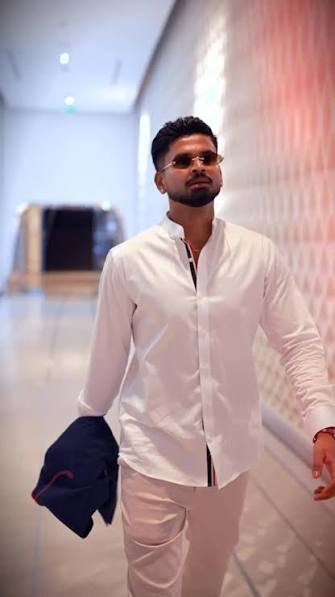
#> input picture exp-18/images.jpg, 335 x 597 px
$ python code.py   (older library calls are emulated)
#> lines starting #> are read from the running program, lines starting #| are printed output that depends on the picture
import cv2

img = cv2.imread("images.jpg", 0)
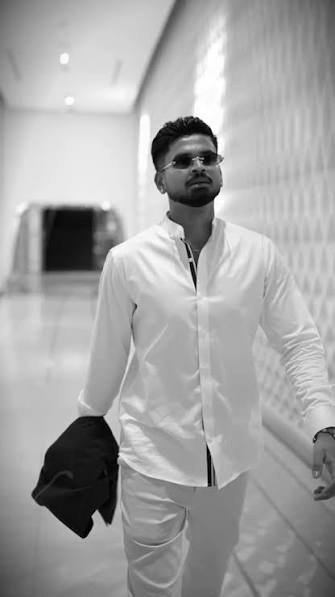
#> img: shape (597, 335); min 0, max 255, mean 164.2

sobel_y = cv2.Sobel(img, cv2.CV_64F, 0, 1, ksize=3)
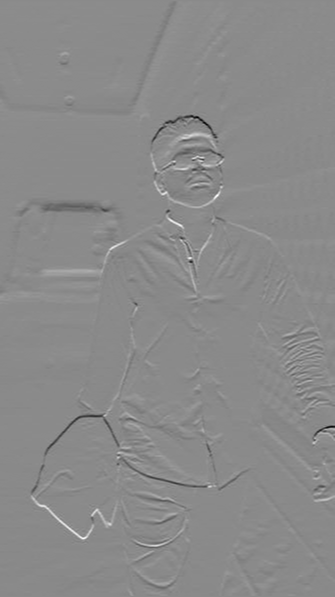
#> sobel_y: shape (597, 335) float64; min -798, max 671, mean -0.4; drawn with min black and max white
sobel_y = cv2.convertScaleAbs(sobel_y)
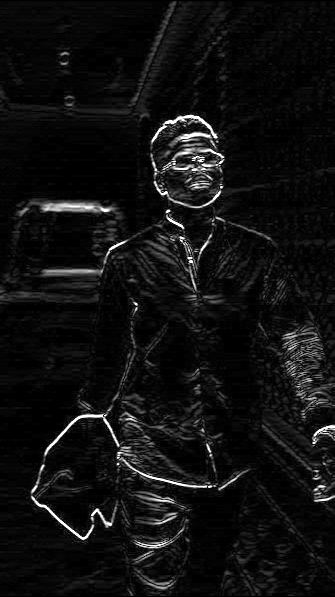
#> sobel_y: shape (597, 335); min 0, max 255, mean 16.4

cv2.imwrite("sobel_y_output.jpg", sobel_y)

cv2.imshow("Original Image", img)
cv2.imshow("Sobel Y Edge", sobel_y)

cv2.waitKey(0)
cv2.destroyAllWindows()
